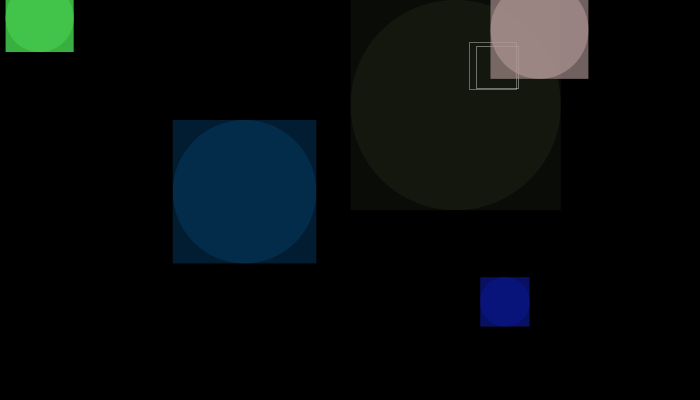
Frame 1 (no input)
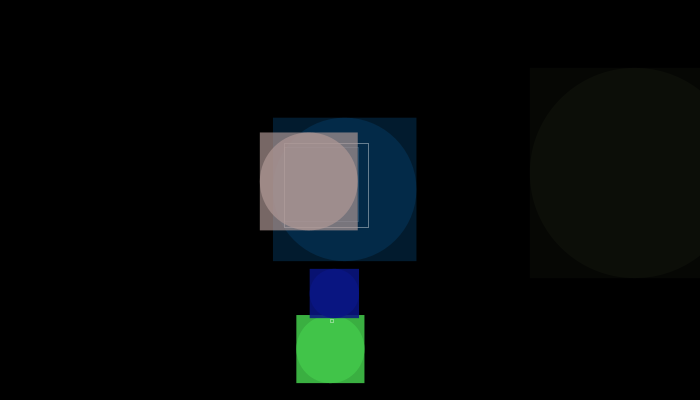
Frame 60 (the mouse pressed at the canvas centre just before this capture)
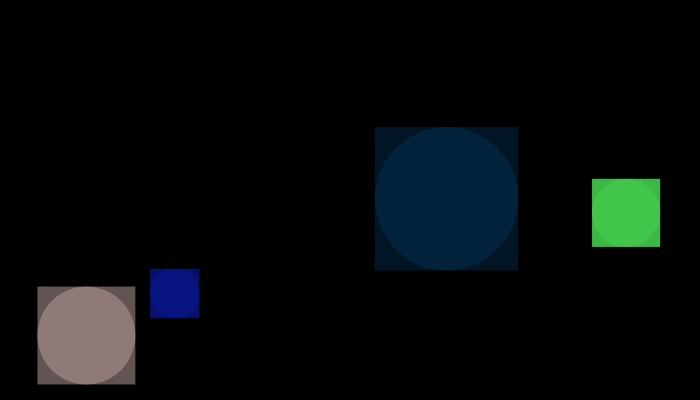
Frame 120 (the mouse held since frame 60 and released just before this capture)

The Processing sketch that drew these frames (run headless with seeded random() and noise(); from frame 60 on, the mouse is pressed at the canvas centre):

// Processing sketch: processing_48767
// ── processing_48767.pde

int _num =5;
Circle[] _circleArr = {};

void setup() {
size(700,400);
background(255);
smooth();
strokeWeight(1);
fill(150, 50);
drawCircles();
frameRate(35);
}
void draw() {

background(0);
for(int i=0; i<_circleArr.length; i++) {
Circle thisCirc = _circleArr[i];
thisCirc.updateMe();
}  
  
  
}
void mouseReleased() {
drawCircles();
}

/*-------------------------------------------------
void drawCircles() {
for (int i=0; i<_num; i++) {
  
float x = random(width);
float y = random(height);
float radius = random(100) + 10;
noStroke();

rectMode (CENTER);
rect(x, y, radius*2, radius*2);

//ellipse(x, y, radius*2, radius*2);
stroke(0, 150);
ellipse(x, y, 10, 10);
}
}
*/

void drawCircles() {
for (int i=0; i<_num; i++) {
Circle thisCirc = new Circle();
thisCirc.drawMe();

 _circleArr = (Circle[])append(_circleArr, thisCirc);

}
}





//---------------------------------------

class Circle {
float x, y;
float radius;
color linecol, fillcol;
float alph;
float xmove, ymove;



Circle() {
x = random(width);
y = random(height);
radius = random(100) + 10;
linecol = color(random(255), random(255), random(255));
fillcol = color(random(255), random(255), random(255));
alph = random(255);
xmove = -random(10) - 1;
ymove = -random(10) - 1;
}


void drawMe() {

  


  
//ellipse(centX,centY,radius*2,radius*2);
  
  
noStroke();
fill(fillcol, alph);

rectMode (CENTER);
rect(x, y, radius*2, radius*2);

ellipse(x, y, radius*2, radius*2);
stroke(linecol, 0);
noFill();
ellipse(x, y, 10, 10);
}

void updateMe() {
x -= xmove;
y -= ymove;
if (x > (width+radius)) { x=0-radius; }
if (x < (0-radius)) { x=width+radius; }
if (y > (height+radius)) { y=0-radius; }
if (y < (0-radius)) { y=height+radius;}

boolean touching = false;
for (int i=0; i<_circleArr.length; i++) {
Circle otherCirc = _circleArr[i];
if (otherCirc != this) {
float dis = dist(x, y, otherCirc.x, otherCirc.y);


/*
if ((dis-radius-otherCirc.radius) < 0) {
touching = true;
break;
}
}
}
if (touching) {
if (alph > 0) { alph--; }
} else {
if (alph<255) { alph += 2; }
}

*/




float overlap = dis - radius - otherCirc.radius;
if (overlap < 0) {
float midx, midy;
midx = (x + otherCirc.x)/2;
midy = (y + otherCirc.y)/2;
stroke(255, 100);
noFill();
overlap *= -1;


if (x>y) {
if (alph > 0) { alph--; }
} else {
if (alph<255) { alph += 2; }
}




//rotate(radians(45));

rectMode (CENTER);


rect(midx, midy, overlap, overlap);

//for (float ang=0; ang<=360*1; ang+=5) {
 //   radius += 0.8;
  //  float rad = radians(ang);
  //  a = centX + (radius * cos(30));
 //   b = centY + (radius * sin(30));
//    point(a, b);
  //  if (lastx > -999) {
 //     line(a, b, lastx, lasty);
 //   }
//    lastx = x;
 //   lasty = y;
 // }







}
}
}

drawMe();
}

}
